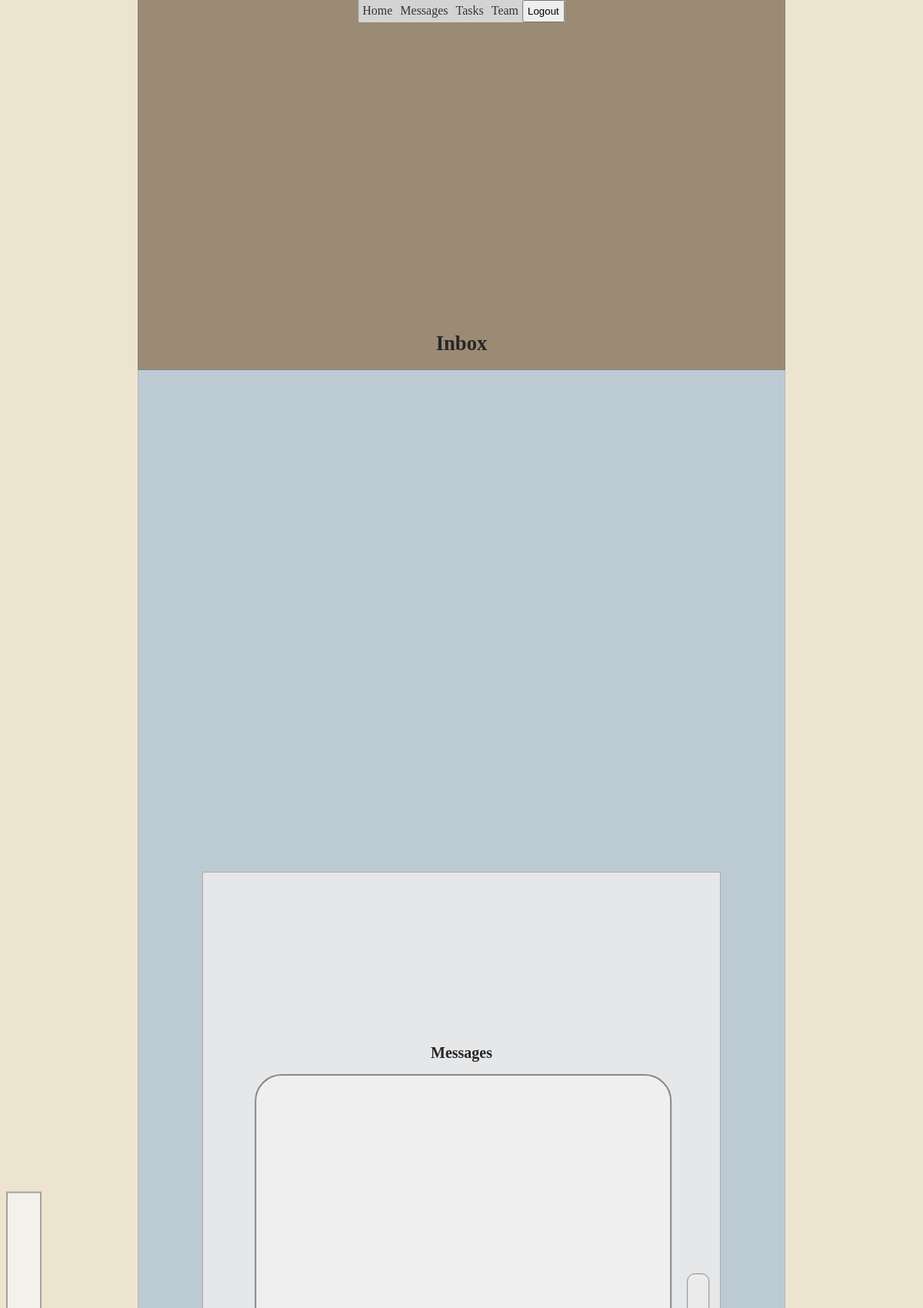
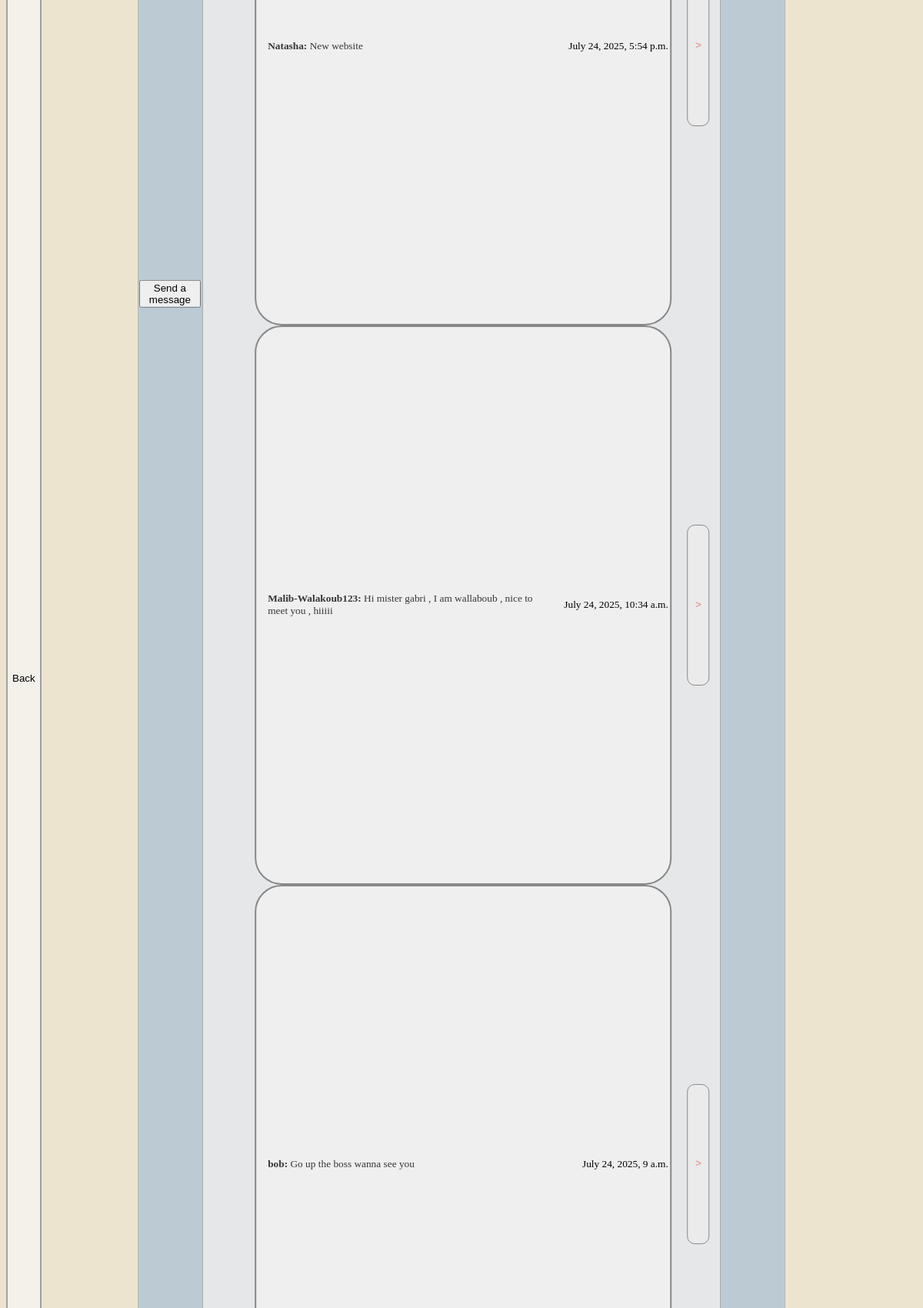
Page /dashboard/messages/inbox (signed in, upper part) on the committed database (2 pictures, top to bottom).
### dashboard/models.py (models this page shows, shortened)
class Messages(models.Model):
    user = models.ForeignKey(settings.AUTH_USER_MODEL, related_name='sender',
                                                       on_delete=models.CASCADE)
    recipient = models.ForeignKey(settings.AUTH_USER_MODEL,
               related_name='receiver',
               on_delete=models.PROTECT,
               null=True, blank=True, default='')
    title = models.CharField(max_length=60)
    content = models.TextField(null=False)
    timestamp = models.DateTimeField(auto_now_add=True)
    task = models.ForeignKey('Task', on_delete=models.CASCADE, null=True, blank=True)
    picture = models.BinaryField(null=True, blank=True, editable=True)
    content_type = models.CharField(max_length=50, null=True, blank=True)

class Users(AbstractUser):
    street_address = models.CharField(max_length=50, blank=True)
    phone = models.CharField(max_length=12, blank=True)
    assigned_on = models.DateField(auto_now_add=True)
    notes = models.TextField(blank=True)
    def __str__(self):
        return self.username

### dashboard/views.py (the view)
# urls.py: path('messages/inbox', views.InboxView.as_view(), name = 'inbox'),
class InboxView(LoginRequiredMixin, ListView):
    template_name = "dashboard/inbox.html"
    context_object_name = "messages"
    def get_queryset(self):
        return Messages.objects.filter(recipient = self.request.user).order_by('-timestamp')

### dashboard/templates/dashboard/inbox.html
 {% include 'dashboard/base.html' %}
 {% block content %}
 <div class="left_container">  </div>
  <div class="center_container">
       {% if user.is_authenticated %}
       <div class="title_container">  <h1 class="home_head">Inbox</h1></div>
       {% endif %}
       <div class="btn-container-msg">
     <div class="messages_send_msg_btn"><a href="{% url 'dashboard:messages_create' %}"><button>Send a message</button></a></div>
      </div>
      <div class="text_container_inbox">
      <h2 class="home_head">Messages</h2>
      <div class="bubble_wrapper_inbox">
    <div class="bubbles_div_inbox">
      {% if messages %}
      {% for message in messages %}
      <div class="msg_button_inbox">
    <div class="text_div_bubble_inbox">
      <a href="{% url 'dashboard:reportview' message.id %}" class="bubble_link_inbox">
      <div class="msg_content_inbox"><strong>{{message.user}}: </strong>{{message.title}} </div> </a>
       </div>
      <p class="msg_date">{{message.timestamp}}</p>
      <div class="bubblex_radius_inbox">
        <a href="{% url 'dashboard:report_delete' message.id %}" class="delete_bubblex_inbox">></a>
      </div>
       </div>
      {% endfor %}
      {% else %}
      <p class="no_messages"> No messages for the moment</p>
      {% endif %}
       </div>
      </div>
      </div>
   </div>
   <div class="right_container"></div>
   <div class="send_msg_back">
   <a href="{% url 'dashboard:messages' %}"><button class="del_btn2" type="button">Back</button></a>
 </div>
 {% endblock %}

### dashboard/static/dashboard/styles.css (style rules this page uses)
a { text-decoration: none; color: rgb(54, 53, 53); font-family: 'Times New Roman', Times, serif; }
.del_btn2 { height: 100%; background-color: #f8f8f8aa; border: 2px rgb(161, 161, 161) solid; }
.send_msg_back { position: fixed; height: 40%; width: 6%; top: 50%; transform: translateY(-50%); }
.btn-container-msg { position: absolute; top:50%; transform: translateY(-50%); width: 9.5%; height: 20%; margin-left: 1px; }
.messages_send_msg_btn, .messages_view_msg_btn { width: 100%; }
.home_head { text-align: center; padding-top: 4vh; color: rgb(38, 38, 38); }
.center_container { border: rgb(183, 183, 183) 1px solid; font-size: smaller; left: 50%; position: absolute; bottom: 0%; height: 100%; transform: translate(-50%); width: 70vw; background-color: rgb(188, 202, 212); }
.left_container { background-color: rgb(237, 228, 208); font-size: smaller; left: 0%; position: absolute; bottom: 0%; height: 100%; width: 15vw; }
.right_container { background-color: rgb(237, 228, 208); font-size: smaller; right: 0%; position: absolute; bottom: 0%; height: 100%; width: 14vw; }
.title_container { top: 0%; background-color: rgb(155, 139, 117); position: absolute; left: 50%; transform: translateX(-50%); width: 100%; padding-top: 4vh; border: 1px grey solid; }
.bubble_wrapper_inbox { left: 50%; position: absolute; transform: translateX(-50%); width: 80%; }
.msg_date { right: 0%; position: absolute; }
.msg_button_inbox { display: flex; align-items: center; overflow: hidden; border: solid rgb(136, 136, 136) 2px; width: 100%; background-color: rgb(240, 239, 239); border-radius: 35px; height: 14vh; align-items: center; overflow: scroll; scrollbar-width: none; -ms-overflow-style: none; }
.text_container_inbox { background-color: rgb(230, 231, 233); height: 77%; width: 80%; left: 50%; position: absolute; overflow-y: scroll; transform: translateX(-50%); bottom:1%; border: 1.5px rgb(170, 170, 170) solid; border-radius: 3px; }
.bubble_link_inbox { display: block; height: 100%; padding-left:15px; padding-right: 15px; overflow: hidden; }
.bubblex_radius_inbox { border: 1.7px solid rgb(136, 136, 136); width: 5%; border-radius: 10px; height: 4vh; display: flex; position: fixed; justify-content: center; align-items: center; background-color: rgb(235, 235, 235); right: -10%; }
.delete_bubblex_inbox { font-weight: bold; color: rgb(221, 162, 162); font-family:'Courier New', Courier, monospace }
.msg_content_inbox { display: flex; text-align: left; display: block; height: 100%; align-content: center; }
.text_div_bubble_inbox { width: 70%; height:100% ; justify-content: center; }

### rows in the picture
Messages: user "Natasha", title "New website", timestamp "July 24, 2025, 5:54 p.m."
Messages: user "Malib-Walakoub123", title "Hi mister gabri , I am wallaboub , nice to meet you , hiiiii", timestamp "July 24, 2025, 10:34 a.m."
Messages: user "bob", title "Go up the boss wanna see you", timestamp "July 24, 2025, 9 a.m."
